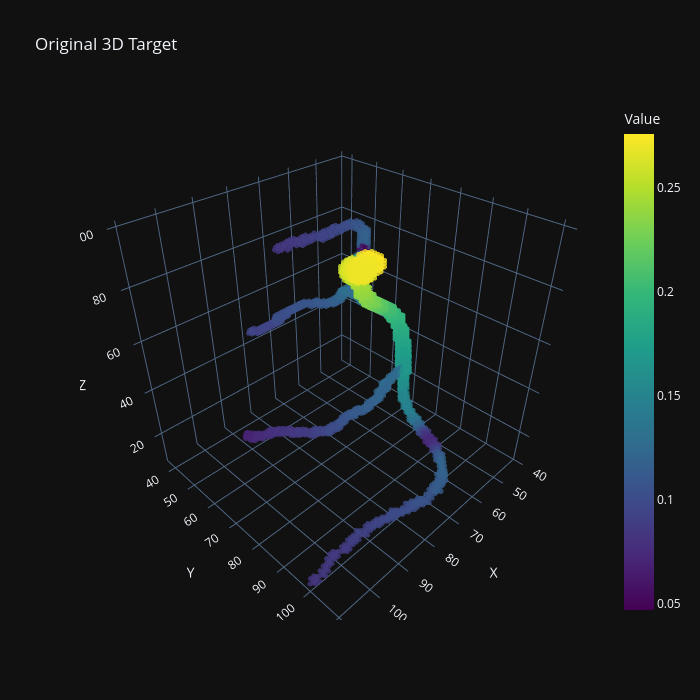
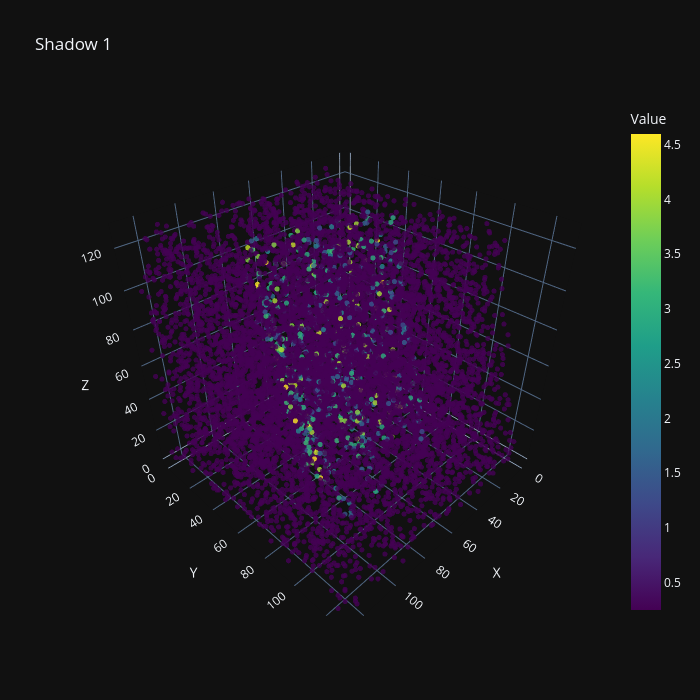

Notebook code for these charts, in order:
### Code cell
# Визуализация target_3d, shadow1 и shadow2
def visualize_3d_volume(volume, title="3D Reconstruction"):
    nonzero_indices = (volume > 0.01).nonzero(as_tuple=False)
    if len(nonzero_indices) > 0:
        if len(nonzero_indices) > 10000:
            indices = torch.randperm(len(nonzero_indices))[:10000]
            nonzero_indices = nonzero_indices[indices]
        values = volume[nonzero_indices[:, 0], nonzero_indices[:, 1], nonzero_indices[:, 2]]
        x_coords = nonzero_indices[:, 0].tolist()
        y_coords = nonzero_indices[:, 1].tolist()
        z_coords = nonzero_indices[:, 2].tolist()
        radii = values.tolist()
        fig = go.Figure(data=[go.Scatter3d(
            x=x_coords, y=y_coords, z=z_coords, mode='markers',
            marker=dict(size=3, color=radii, colorscale='Viridis', opacity=0.8, colorbar=dict(title="Value"))
        )])
        fig.update_layout(
            title=title,
            scene=dict(xaxis_title="X", yaxis_title="Y", zaxis_title="Z", aspectmode='cube'),
            width=700, height=700,
            template="plotly_dark"
        )
        fig.show()
    else:
        print(f"No significant nonzero values (> 0.001) in {title} to visualize!")

# Визуализация
print("Visualizing target_3d...")
visualize_3d_volume(T.squeeze().squeeze(), title="Original 3D Target")
print("Visualizing shadow1...")
visualize_3d_volume(backprojection[0], title="Shadow 1")

### Figure 1 — Plotly figure (JSON) as saved in the notebook; plotly's stock layout.template omitted (floating-point values rounded to 4 significant figures; data arrays with more than 128 entries replaced by an {"elided": "..."} marker saying what was removed)
{"data": [{"marker": {"color": {"elided": "3310 float values"}, "colorbar": {"title": {"text": "Value"}}, "colorscale": [[0, "#440154"], [0.1111, "#482878"], [0.2222, "#3e4989"], [0.3333, "#31688e"], [0.4444, "#26828e"], [0.5556, "#1f9e89"], [0.6667, "#35b779"], [0.7778, "#6ece58"], [0.8889, "#b5de2b"], [1, "#fde725"]], "opacity": 0.8, "size": 3}, "mode": "markers", "type": "scatter3d", "x": {"elided": "3310 int values"}, "y": {"elided": "3310 int values"}, "z": {"elided": "3310 int values"}}], "layout": {"height": 700, "scene": {"aspectmode": "cube", "xaxis": {"title": {"text": "X"}}, "yaxis": {"title": {"text": "Y"}}, "zaxis": {"title": {"text": "Z"}}}, "title": {"text": "Original 3D Target"}, "width": 700}}

### Figure 2 — Plotly figure (JSON) as saved in the notebook; plotly's stock layout.template omitted (floating-point values rounded to 4 significant figures; data arrays with more than 128 entries replaced by an {"elided": "..."} marker saying what was removed)
{"data": [{"marker": {"color": {"elided": "10000 float values"}, "colorbar": {"title": {"text": "Value"}}, "colorscale": [[0, "#440154"], [0.1111, "#482878"], [0.2222, "#3e4989"], [0.3333, "#31688e"], [0.4444, "#26828e"], [0.5556, "#1f9e89"], [0.6667, "#35b779"], [0.7778, "#6ece58"], [0.8889, "#b5de2b"], [1, "#fde725"]], "opacity": 0.8, "size": 3}, "mode": "markers", "type": "scatter3d", "x": {"elided": "10000 int values"}, "y": {"elided": "10000 int values"}, "z": {"elided": "10000 int values"}}], "layout": {"height": 700, "scene": {"aspectmode": "cube", "xaxis": {"title": {"text": "X"}}, "yaxis": {"title": {"text": "Y"}}, "zaxis": {"title": {"text": "Z"}}}, "title": {"text": "Shadow 1"}, "width": 700}}
